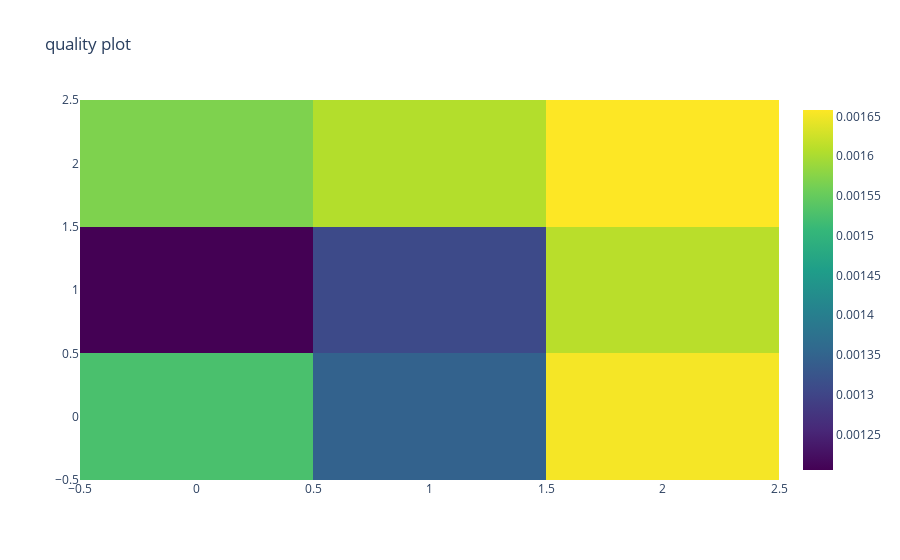

Write notebook code for a chart like this one.
### Code cell
if map_size == (1,5):
    compute_result_SOM_WTA()
else:
    compute_result_SOM_OnCenter()

### Figure 1 — Plotly figure (JSON) as saved in the notebook; plotly's stock layout.template omitted (floating-point values rounded to 4 significant figures)
{"data": [{"colorscale": [[0, "#440154"], [0.1111, "#482878"], [0.2222, "#3e4989"], [0.3333, "#31688e"], [0.4444, "#26828e"], [0.5556, "#1f9e89"], [0.6667, "#35b779"], [0.7778, "#6ece58"], [0.8889, "#b5de2b"], [1, "#fde725"]], "type": "heatmap", "z": [[0.001526, 0.001347, 0.001653], [0.001205, 0.001308, 0.00161], [0.001569, 0.001606, 0.001658]]}], "layout": {"title": {"text": "quality plot"}}}
